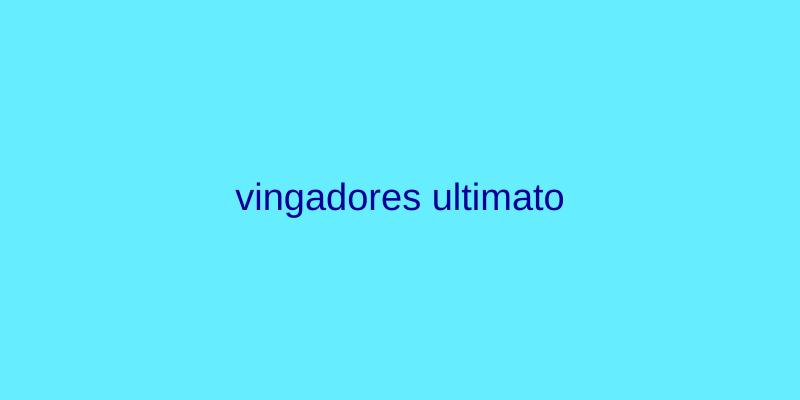
Frame 1 (no input)
Frame 60 (no input): identical to frame 1, image omitted
Frame 120 (the mouse pressed at the canvas centre since frame 60): identical to frame 1, image omitted

The p5.js sketch that drew this single still picture (run headless with seeded random() and noise() and a simulated clock; from frame 60 on, the mouse is pressed at the canvas centre):

// p5.js sketch
// ── sketch.js
//aventura,fantasia,drama

//homem-aranha sem volta para casa,12,aventura
//segredo dos animais,Livre,fantasia,aventura
//vingadores guerra infinita,12,aventura,fantaisa 
//vingadores ultimato,12,aventura,fantasia
//LOKI,14,aventura,
//Stranger Things,16,drama
//Cobra kai,14,aventura,drama
//Jovem sheldon,10,drama
//Capitão America guerra civil,12,aventura,drama
//Doutor Estranho multiverso da loucura,14,ação,fantasia

let campoIdade;
let campoFantasia;
let campoAventura;

function setup() {
  createCanvas(800,400);
  createElement("h2","recomendador de filmes e series");
  createSpan("sua idade");
  campoIdade = createInput("5");
  campoFantasia = createCheckbox("gosta de fantasia?");
  campoAventura = createCheckbox("gosta de aventura?");
}

function draw() {
  background("#66EEFF");
  let idade = campoIdade.value();
  let gostaDeFantasia = campoFantasia.checked();
  let gostaDeAventura = campoAventura.checked();
  let recomendacao = geraRecomendacao(idade, gostaDeFantasia, gostaDeAventura);
  
  fill(color(10, 0, 150));
  textAlign(CENTER, CENTER);
  textSize(38);
  text(recomendacao, width / 2, height / 2);
}

function geraRecomendacao(idade, gostaDeFantasia, gostaDeAventura) {
  if (idade >= 10) {
    if (idade >= 14) {
      return "LOKI";
    } else {
      if (idade >= 12) {
        if(gostaDeFantasia || gostaDeAventura) {
          return "Homem Aranha sem volta para casa";          
        } else{
         return "Jovem Sheldon";
        }
      } else {
        if (gostaDeFantasia) {
          return "Vingadores guerra infinita";
        } else {
          return "Capitão America guerra civil";
        }
      }
    }
  } else {
    if (gostaDeFantasia) {
      return "O segredo dos animais";
    } else {
      return "vingadores ultimato";
    }
  }
}

 
